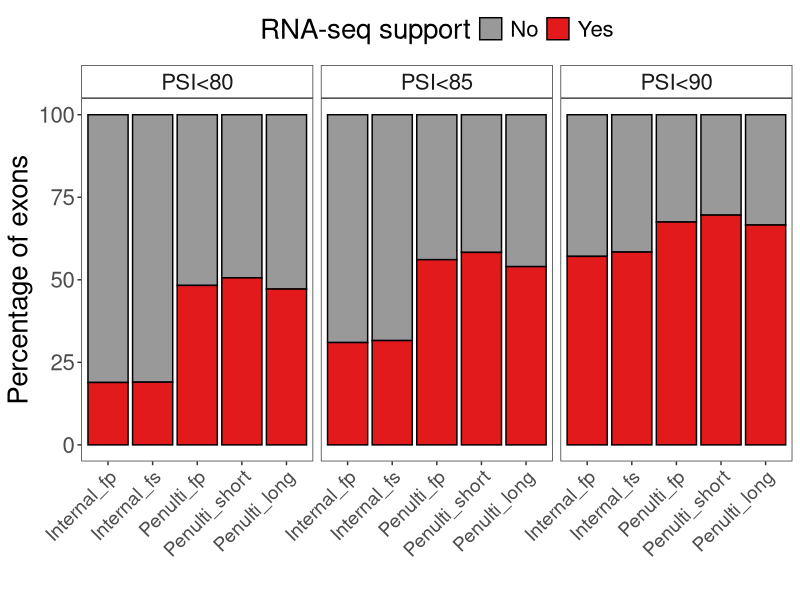

The R script that drew this image:

library(ggplot2)

bar_data <- as.data.frame(matrix(c(
 "PSI<90", "Internal_fs", "No", "36226", "41.6",
 "PSI<90", "Internal_fs", "Yes", "50867", "58.4",
 "PSI<90", "Internal_fp", "No", "25771", "42.9",
 "PSI<90", "Internal_fp", "Yes", "34236", "57.1",
 "PSI<90", "Penulti_fp", "No", "2763", "32.5",
 "PSI<90", "Penulti_fp", "Yes", "5749", "67.5",
 "PSI<90", "Penulti_short", "No", "2974", "30.4",
 "PSI<90", "Penulti_short", "Yes", "6817", "69.6",
 "PSI<90", "Penulti_long", "No", "1081", "33.4",
 "PSI<90", "Penulti_long", "Yes", "2152", "66.6",
 "PSI<85", "Internal_fs", "No", "59554", "68.4",
 "PSI<85", "Internal_fs", "Yes", "27539", "31.6",
 "PSI<85", "Internal_fp", "No", "41402", "69.0",
 "PSI<85", "Internal_fp", "Yes", "18605", "31.0",
 "PSI<85", "Penulti_fp", "No", "3741", "43.9",
 "PSI<85", "Penulti_fp", "Yes", "4771", "56.1",
 "PSI<85", "Penulti_short", "No", "4079", "41.7",
 "PSI<85", "Penulti_short", "Yes", "5712", "58.3",
 "PSI<85", "Penulti_long", "No", "1487", "46.0",
 "PSI<85", "Penulti_long", "Yes", "1746", "54.0",
 "PSI<80", "Internal_fs", "No", "70509", "81.0",
 "PSI<80", "Internal_fs", "Yes", "16584", "19.0",
 "PSI<80", "Internal_fp", "No", "48673", "81.1",
 "PSI<80", "Internal_fp", "Yes", "11334", "18.9",
 "PSI<80", "Penulti_fp", "No", "4402", "51.7",
 "PSI<80", "Penulti_fp", "Yes", "4110", "48.3",
 "PSI<80", "Penulti_short", "No", "4836", "49.4",
 "PSI<80", "Penulti_short", "Yes", "4955", "50.6",
 "PSI<80", "Penulti_long", "No", "1708", "52.8",
 "PSI<80", "Penulti_long", "Yes", "1525", "47.2"),byrow=T, ncol=5))
colnames(bar_data) <- c("PSI", "Position", "Support", "Number", "Percentage")
bar_data$Percentage <- as.numeric(as.character(bar_data$Percentage))
bar_data$Position <- factor(bar_data$Position, levels=c("Internal_fp", "Internal_fs", "Penulti_fp", "Penulti_short", "Penulti_long"), ordered=T)

## Fig S1F ##
pdf("all_internal_fs_fp_penultimate_different_cutoffs.pdf", width=11)
p <- ggplot(bar_data, aes(x=Position, y=Percentage, fill=Support)) +
  geom_bar(stat = "identity", colour="black") +
  theme_bw() +
  facet_wrap(.~PSI) +
  scale_fill_manual(name="RNA-seq support", values=c("#999999", "#E31A1C")) +
  xlab("") +
  ylab("Percentage of exons") +
  theme(legend.key = element_blank(), strip.background = element_rect(fill="white"))+ 
  theme(axis.text.x = element_text(angle = 45, hjust = 1, size = 14, family = "Helvetica")) +
  theme(panel.grid.major = element_blank(), panel.grid.minor = element_blank()) +
  theme(text = element_text(size=20, family = "Helvetica")) +
  theme(legend.position = "top")
print(p)
dev.off()


